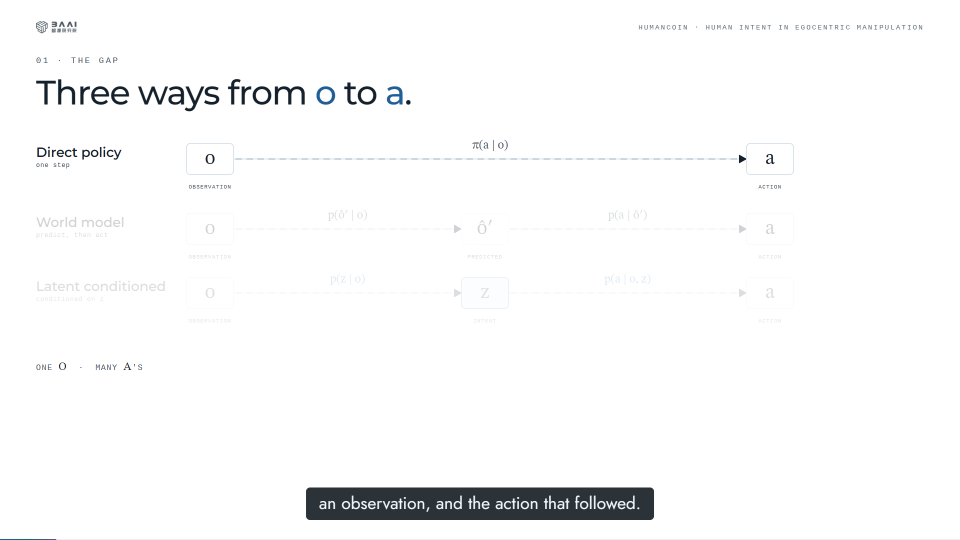
#> input picture video/.shots-final/t0013.0.png, 1920 x 1080 px, given in place of t0033.5.png, which was not available (shown at 1/2 size)
$ python qa_stills.py
#> lines starting #> are read from the running program, lines starting #| are printed output that depends on the picture
#!/usr/bin/env python3
"""Programmatic QA over film stills: region stats + motion checks."""
import sys
from pathlib import Path

import numpy as np
from PIL import Image

D = Path(r'C:\Projects\HumanCOIN\display\video\.shots-final')

def img(t):
#> called with t = 33.5
    return np.asarray(Image.open(D / f't{t:06.1f}.png').convert('RGB')).astype(np.int16)

def region(a, x0, y0, x1, y1):
#> called with x0 = 72, y0 = 806, x1 = 732, y1 = 1006
    return a[y0:y1, x0:x1]
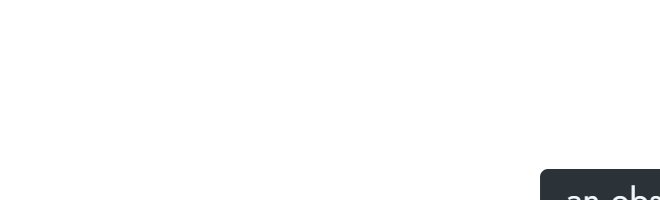
#> returned value: shape (200, 660, 3) int16; mean of channels 0, 1, 2 249.4, 249.6, 249.7; drawn as R, G, B

def stats(a):
    r, g, b = a[..., 0].astype(float), a[..., 1].astype(float), a[..., 2].astype(float)
    return {
        'std': float(np.std(a.reshape(-1, 3))),
        'ink': float(np.mean(r < 100)),
        'violet': float(np.mean((r > 60) & (r < 160) & (b > 90) & (g < 110))),
        'teal': float(np.mean((r < 110) & (g > 90) & (b > 90))),
        'amber': float(np.mean((r > 130) & (g > 70) & (g < 150) & (b < 120))),
        'rose': float(np.mean((r > 130) & (r < 220) & (g < 100) & (b < 110))),
        'blue': float(np.mean((b > 110) & (r < 110) & (g < 130))),
        'dark_bg': float(np.mean(r < 60)),
    }

def diff(a, b, x0, y0, x1, y1):
    pa, pb = region(a, x0, y0, x1, y1), region(b, x0, y0, x1, y1)
    return float(np.mean(np.abs(pa - pb)))

def show(name, s):
#> called with name = 'formula region (72..732,806..1006)'
    print(f"{name:34s} " + ' '.join(f"{k}={v:.4f}" for k, v in s.items()))
#| formula region (72..732,806..1006) std=32.8233 ink=0.0261 violet=0.0001 teal=0.0001 amber=0.0000 rose=0.0000 blue=0.0001 dark_bg=0.0260

print("=== gap ===")
a = img(33.5)
show("formula region (72..732,806..1006)", stats(region(a, 72, 806, 732, 1006)))
show("proxy region (788..1848,806..1006)", stats(region(a, 788, 806, 1848, 1006)))
#> call 2 of region, with x0 = 788, y0 = 806, x1 = 1848, y1 = 1006
#> in region (call 2), `return a[y0:y1, x0:x1]`:
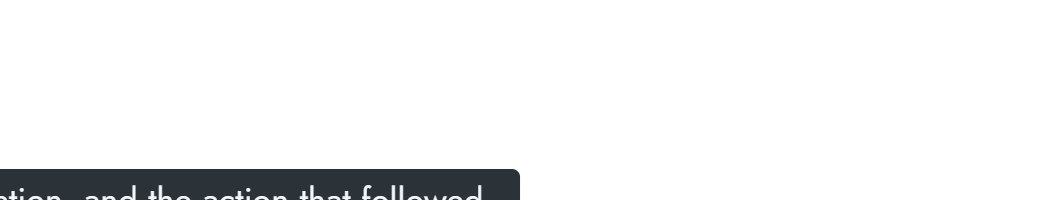
#> returned value: shape (200, 1060, 3) int16; mean of channels 0, 1, 2 240.1, 240.6, 241; drawn as R, G, B
#| proxy region (788..1848,806..1006) std=52.1151 ink=0.0689 violet=0.0009 teal=0.0006 amber=0.0000 rose=0.0000 blue=0.0005 dark_bg=0.0682
a19 = img(19.0)
#> call 2 of img, with t = 19
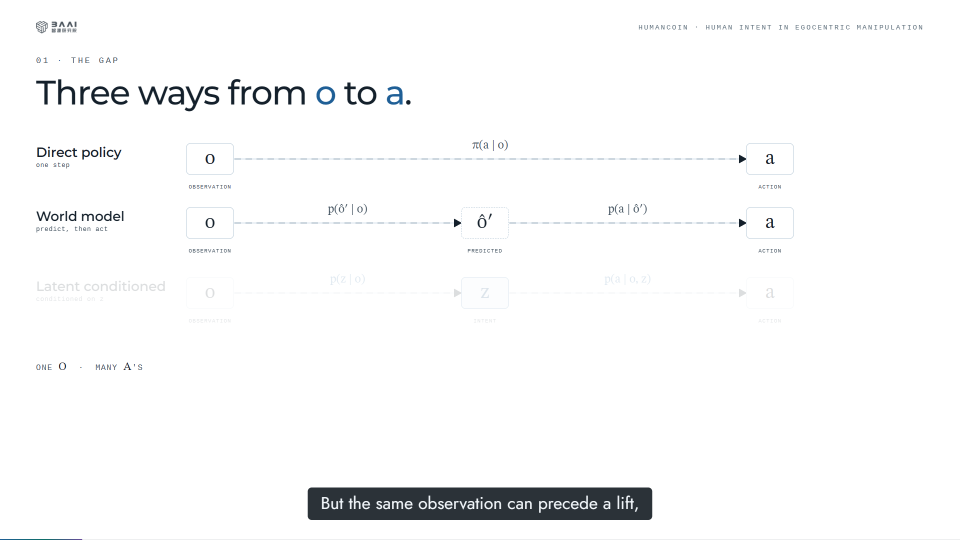
#> input picture video/.shots-final/t0019.0.png, 1920 x 1080 px, found by its file name (shown at 1/2 size)
show("branch chips (300..1300,662..744)", stats(region(a19, 300, 662, 1300, 744)))
#> in region (call 3), `return a[y0:y1, x0:x1]`: returned value: shape (82, 1000, 3) int16; every value is 255
#> in stats (call 3), `r, g, b = a[..., 0].astype(float), a[..., 1].astype(float), a[..., 2]...`: r: shape (82, 1000) float64; every value is 255
#| branch chips (300..1300,662..744)  std=0.0000 ink=0.0000 violet=0.0000 teal=0.0000 amber=0.0000 rose=0.0000 blue=0.0000 dark_bg=0.0000

print("=== pathway / traces ===")
for t in (58, 66, 71):
    aa = img(t)
#> call 3 of img, with t = 58
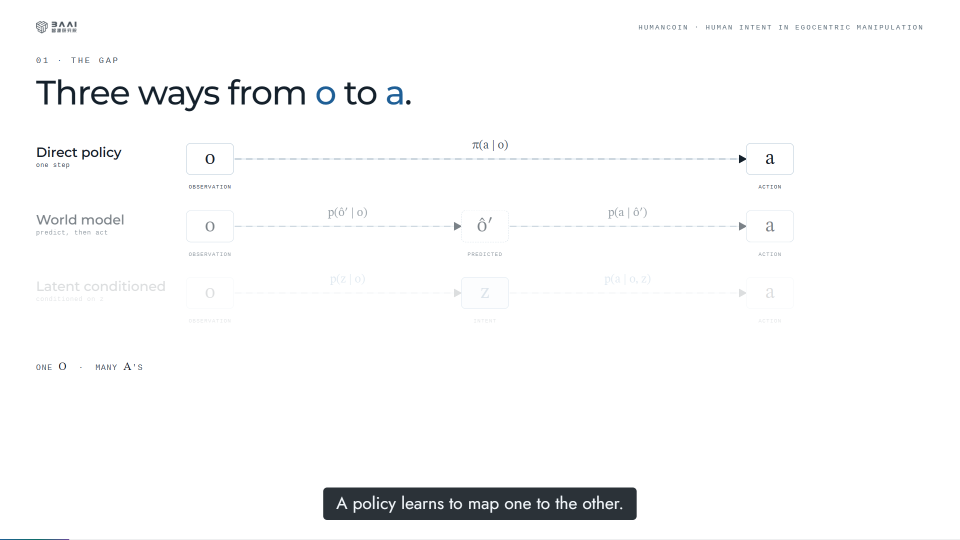
#> input picture video/.shots-final/t0016.0.png, 1920 x 1080 px, given in place of t0058.0.png, which was not available (shown at 1/2 size)
    show(f"lanes (72..1848,782..978) t={t}", stats(region(aa, 72, 782, 1848, 978)))
#> call 4 of region, with x0 = 72, y0 = 782, x1 = 1848, y1 = 978
#> in region (call 4), `return a[y0:y1, x0:x1]`:
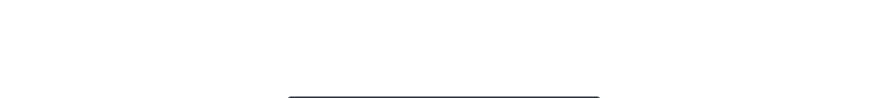
#> returned value: shape (196, 1776, 3) int16 (shown at 1/2 size); mean of channels 0, 1, 2 253.9, 253.9, 253.9; drawn as R, G, B
#| lanes (72..1848,782..978) t=58     std=14.9628 ink=0.0053 violet=0.0000 teal=0.0000 amber=0.0000 rose=0.0000 blue=0.0000 dark_bg=0.0053
#> (the run stopped early here; a loop or call above may not have finished)
